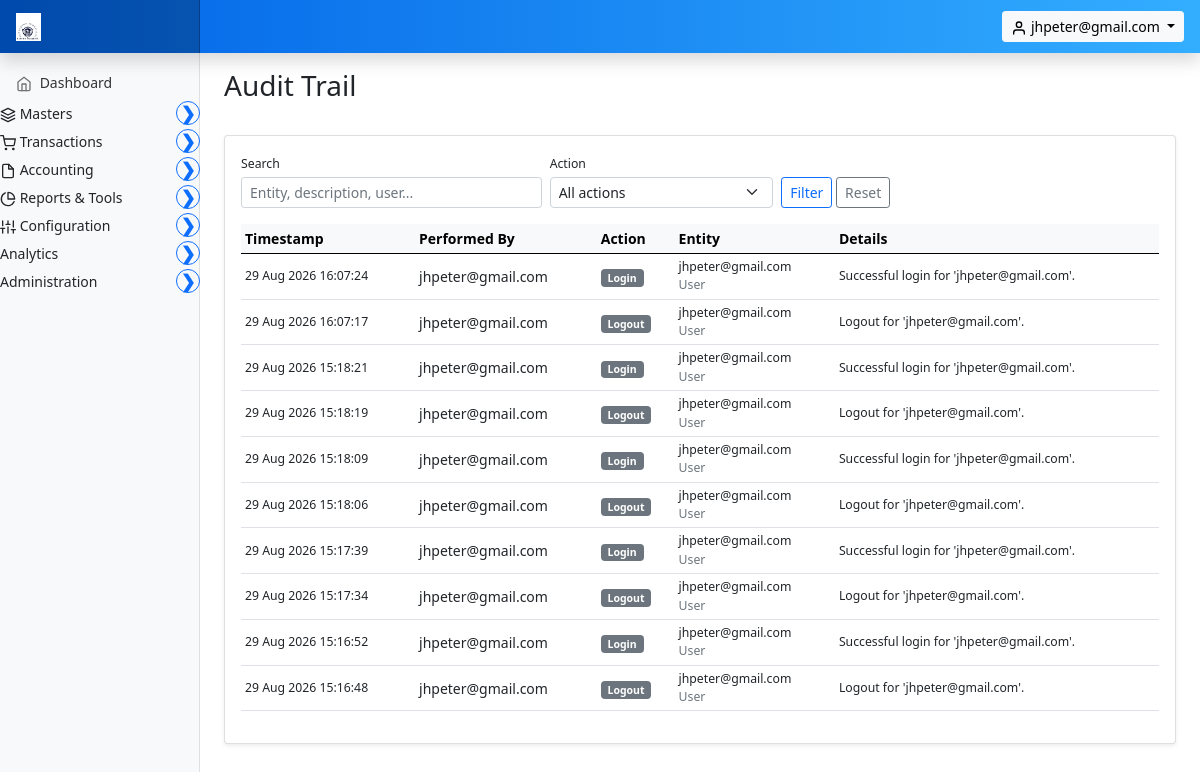
Before: /invoice/admin/audit (signed in) with the older database file.
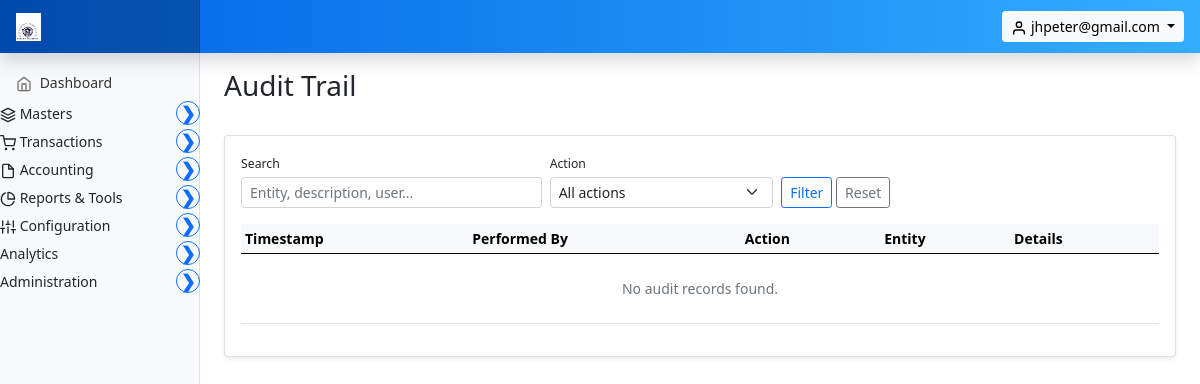
After: the same page with the newer database file.
### marania_invoice_app/models.py (models this page shows, shortened)
class AuditLog(models.Model):
    ACTION_CHOICES = [
        ("CREATE", "Create"),
        ("UPDATE", "Update"),
        ("DELETE", "Delete"),
        ("DEACTIVATE", "Deactivate"),
        ("ACTIVATE", "Activate"),
        ("PASSWORD_RESET", "Password Reset"),
        ("PASSWORD_CHANGE", "Password Change"),
        ("LOGIN_FAIL", "Login Failed"),
        ("LOGIN", "Login"),
        ("LOGOUT", "Logout"),
        ("PERMISSION", "Permission Change"),
        ("OTHER", "Other"),
    ]
    performed_by = models.ForeignKey(
        "auth.User",
        on_delete=models.SET_NULL,
        related_name="audit_logs",
        null=True,
        blank=True,
    )
    action = models.CharField(max_length=30, choices=ACTION_CHOICES, default="OTHER")
    entity_type = models.CharField(max_length=100, blank=True, null=True)
    entity_id = models.CharField(max_length=100, blank=True, null=True)
    entity_label = models.CharField(max_length=255, blank=True, null=True)
    description = models.TextField(blank=True, null=True)
    detail = models.TextField(blank=True, null=True)
    created_at = models.DateTimeField(auto_now_add=True)
    class Meta:
        ordering = ["-created_at"]
        verbose_name = "Audit Log"
        verbose_name_plural = "Audit Logs"

### marania_invoice_app/auth_views.py (the view)
    @login_required
    def _wrapped(request, *args, **kwargs):
        if not _admin_required(request.user):
            return HttpResponseForbidden(
                "You do not have permission to access this area."
            )
        return view_func(request, *args, **kwargs)

### marania_invoice_app/auth_views.py (called while the page is built)
def _admin_required(user):
    if not user.is_authenticated:
        return False
    if user.is_superuser or user.is_staff:
        return True
    profile = getattr(user, "user_profile", None)
    if profile is None:
        return False
    return "user_management" in profile.permitted_module_keys()

def _require_admin(view_func):
    @login_required
    def _wrapped(request, *args, **kwargs):
        if not _admin_required(request.user):
            return HttpResponseForbidden(
                "You do not have permission to access this area."
            )
        return view_func(request, *args, **kwargs)
    return _wrapped

@_require_admin
def admin_audit(request):
    logs = AuditLog.objects.select_related("performed_by").all()
    action = request.GET.get("action", "").strip()
    search = request.GET.get("search", "").strip()
    if action:
        logs = logs.filter(action=action)
    if search:
        logs = logs.filter(
            Q(entity_label__icontains=search)
            | Q(description__icontains=search)
            | Q(performed_by__username__icontains=search)
        )
    logs = logs[:500]
    actions = AuditLog.ACTION_CHOICES
    return render(request, "marania_invoice_app/admin_audit.html", {
        "logs": logs,
        "actions": actions,
        "selected_action": action,
        "search": search,
    })

### marania_invoice_app/context_processors.py (called while the page is built, shortened)
def _is_user_manager(user):
    if not user.is_authenticated:
        return False
    if user.is_superuser or user.is_staff:
        return True
    profile = getattr(user, "user_profile", None)
    if profile is None:
        return False
    return "user_management" in profile.permitted_module_keys()

def _permitted_module_keys(user):
    if not user.is_authenticated:
        return set()
    if user.is_superuser:
        from .modules import MODULE
        return set(MODULE.values())

### marania_invoice_app/models.py (called while the page is built)
    @property
    def display_logo_url(self):
        if self.company_logo and hasattr(self.company_logo, "url") and self.company_logo.name:
            try:
                return self.company_logo.url
            except Exception:
                return "/static/images/marania_eagle_logo.png"
        return "/static/images/marania_eagle_logo.png"

### templates/marania_invoice_app/admin_audit.html (shortened to what this page needs)
{% extends 'partials/base.html' %}
{% load static %}
{% block main %}
<main class="col-md-9 ms-sm-auto col-lg-10 px-md-4">
    <div class="d-flex justify-content-between flex-wrap flex-md-nowrap align-items-center pt-3 pb-2 mb-3">
        <h1 class="h3">Audit Trail</h1>
    </div>
    <div class="card shadow-sm">
        <div class="card-body">
            <form method="get" class="row g-2 mb-3 align-items-end">
                <div class="col-md-4">
                    <label class="form-label small mb-1">Search</label>
                    <input type="text" name="search" value="{{ search }}" class="form-control form-control-sm" placeholder="Entity, description, user...">
                </div>
                <div class="col-md-3">
                    <label class="form-label small mb-1">Action</label>
                    <select name="action" class="form-select form-select-sm">
                        <option value="">All actions</option>
                    </select>
                </div>
                <div class="col-md-3">
                    <button class="btn btn-sm btn-outline-primary" type="submit">Filter</button>
                    <a href="{% url 'admin_audit' %}" class="btn btn-sm btn-outline-secondary">Reset</a>
                </div>
            </form>
            <div class="table-responsive">
                <table class="table table-hover table-sm align-middle">
                    <thead class="table-light">
                        <tr>
                            <th>Timestamp</th>
                            <th>Performed By</th>
                            <th>Action</th>
                            <th>Entity</th>
                            <th>Details</th>
                        </tr>
                    </thead>
                    <tbody>
                        {% for l in logs %}
                        <tr>
                            <td class="small text-nowrap">{{ l.created_at|date:"d M Y H:i:s" }}</td>
                            <td>{{ l.performed_by.username|default:"System" }}</td>
                            <td><span class="badge bg-secondary">{{ l.get_action_display }}</span></td>
                            <td>
                                <div class="fw-semibold small">{{ l.entity_label|default:l.entity_type }}</div>
                                {% if l.entity_type %}<div class="text-muted small">{{ l.entity_type }}</div>{% endif %}
                            </td>
                            <td class="small">{{ l.description|default:"" }}</td>
                        </tr>
                        {% empty %}
                        <tr><td colspan="5" class="text-center text-muted py-4">No audit records found.</td></tr>
                        {% endfor %}
                    </tbody>
                </table>
            </div>
        </div>
    </div>
</main>
{% endblock %}

### templates/partials/base.html (shortened to what this page needs)
{% load static %}
<!doctype html>
<html lang="en">
  <head>
    <link href="{% static 'assets/css/bootstrap.min.css' %}" rel="stylesheet">
    <link href="{% static 'assets/css/dashboard.css' %}" rel="stylesheet">
  </head>
  <body>
<header class="navbar navbar-dark sticky-top"
style="background: linear-gradient(90deg, #0062E6, #33AEFF); flex-wrap: nowrap; padding: 0; box-shadow: 0 0.5rem 1rem rgba(0,0,0,.15);">
  <a class="navbar-brand col-md-3 col-lg-2 me-0 px-3" href="#">
    <img src="{{ config.display_logo_url }}" alt="logo" height="28" class="me-2 d-inline-block align-text-top"
         onerror="this.style.display='none';">
  </a>
  <div class="ms-auto me-3 d-flex align-items-center">
    {% if user.is_authenticated %}
    <div class="dropdown">
      <button class="btn btn-light btn-sm dropdown-toggle" type="button" data-bs-toggle="dropdown" aria-expanded="false">
        <span data-feather="user"></span> {{ user.username }}
      </button>
    </div>
    {% endif %}
  </div>
</header>
<div class="container-fluid">
  <div class="row">
    <nav id="sidebarMenu" class="col-md-3 col-lg-2 d-md-block bg-light sidebar collapse">
      <div class="position-sticky pt-3">
        <ul class="nav flex-column">
          <li class="nav-item">
            <a class="nav-link" href="{% url 'dashboard' %}">
              <span data-feather="home"></span>
              Dashboard
            </a>
          </li>
          {% if 'masters' in permitted_module_keys or is_superuser %}
          <li class="nav-item">
            <div class="d-flex justify-content-between align-items-center mb-1 parent-menu">
              <span>
                <span data-feather="layers"></span>
                Masters
              </span>
              <button class="collapse-btn btn btn-outline-primary btn-sm rounded-circle"
                      type="button"
                      data-bs-toggle="collapse"
                      data-bs-target="#MastersSubmenu"
                      aria-expanded="false"
                      aria-controls="MastersSubmenu">
                <span class="collapse-icon">&#10095;</span>
              </button>
            </div>
          </li>
          {% endif %}
          {% if 'transactions' in permitted_module_keys or is_superuser %}
          <li class="nav-item">
            <div class="d-flex justify-content-between align-items-center mb-1 parent-menu">
              <span>
                <span data-feather="shopping-cart"></span>
                Transactions
              </span>
              <button class="collapse-btn btn btn-outline-primary btn-sm rounded-circle"
                      type="button"
                      data-bs-toggle="collapse"
                      data-bs-target="#TransactionsSubmenu"
                      aria-expanded="false"
                      aria-controls="TransactionsSubmenu">
                <span class="collapse-icon">&#10095;</span>
              </button>
            </div>
          </li>
          {% endif %}
          {% if 'accounting' in permitted_module_keys or is_superuser %}
          <li class="nav-item">
            <div class="d-flex justify-content-between align-items-center mb-1 parent-menu">
              <span>
                <span data-feather="file"></span>
                Accounting
              </span>
              <button class="collapse-btn btn btn-outline-primary btn-sm rounded-circle"
                      type="button"
                      data-bs-toggle="collapse"
                      data-bs-target="#AccountingSubmenu"
                      aria-expanded="false"
                      aria-controls="AccountingSubmenu">
                <span class="collapse-icon">&#10095;</span>
              </button>
            </div>
          </li>
          {% endif %}
          {% if 'reports_tools' in permitted_module_keys or is_superuser %}
          <li class="nav-item">
            <div class="d-flex justify-content-between align-items-center mb-1 parent-menu">
              <span>
                <span data-feather="pie-chart"></span>
                Reports & Tools
              </span>
              <button class="collapse-btn btn btn-outline-primary btn-sm rounded-circle"
                      type="button"
                      data-bs-toggle="collapse"
                      data-bs-target="#ReportsSubmenu"
                      aria-expanded="false"
                      aria-controls="ReportsSubmenu">
                <span class="collapse-icon">&#10095;</span>
              </button>
            </div>
          </li>
          {% endif %}
          {% if 'configuration' in permitted_module_keys or is_superuser %}
          <li class="nav-item">
            <div class="d-flex justify-content-between align-items-center mb-1 parent-menu">
              <span>
                <span data-feather="sliders"></span>
                Configuration
              </span>
              <button class="collapse-btn btn btn-outline-primary btn-sm rounded-circle"
                      type="button"
                      data-bs-toggle="collapse"
                      data-bs-target="#ConfigurationSubmenu"
                      aria-expanded="false"
                      aria-controls="ConfigurationSubmenu">
                <span class="collapse-icon">&#10095;</span>
              </button>
            </div>
          </li>
          {% endif %}
          {% if 'analytics' in permitted_module_keys or is_superuser %}
          <li class="nav-item">
            <div class="d-flex justify-content-between align-items-center mb-1 parent-menu">
              <span>
                Analytics
              </span>
              <button class="collapse-btn btn btn-outline-primary btn-sm rounded-circle"
                      type="button"
                      data-bs-toggle="collapse"
                      data-bs-target="#AnalyticsSubmenu"
                      aria-expanded="false"
                      aria-controls="AnalyticsSubmenu">
                <span class="collapse-icon">&#10095;</span>
              </button>
            </div>
          </li>
          {% endif %}
          {% if 'administration' in permitted_module_keys or 'user_management' in permitted_module_keys or is_superuser %}
          <li class="nav-item">
            <div class="d-flex justify-content-between align-items-center mb-1 parent-menu">
              <span>
                Administration
              </span>
              <button class="collapse-btn btn btn-outline-primary btn-sm rounded-circle"
                      type="button"
                      data-bs-toggle="collapse"
                      data-bs-target="#AdminSubmenu"
                      aria-expanded="false"
                      aria-controls="AdminSubmenu">
                <span class="collapse-icon">&#10095;</span>
              </button>
            </div>
          </li>
          {% endif %}
        </ul>
      </div>
    </nav>
  {% block main %}
  {% endblock %}
  </div>
</div>
  </body>
</html>

### static/assets/css/dashboard.css (style rules this page uses)
body { font-size: .875rem; }
.feather { width: 16px; height: 16px; vertical-align: text-bottom; }
.sidebar { position: fixed; top: 0; bottom: 0; left: 0; z-index: 100; padding: 48px 0 0; box-shadow: inset -1px 0 0 rgba(0, 0, 0, .1); }
.sidebar .nav-link { font-weight: 500; color: #333; }
.sidebar .nav-link .feather { margin-right: 4px; color: #727272; }
.navbar-brand { padding-top: .75rem; padding-bottom: .75rem; font-size: 1rem; background-color: rgba(0, 0, 0, .25); box-shadow: inset -1px 0 0 rgba(0, 0, 0, .25); }

### templates/partials/base.html (style rules this page uses)
.collapse-icon { transition: transform 0.3s ease; display: inline-block; font-size: 18px; font-weight: bold; line-height: 1; }
.collapse-btn { width: 24px; height: 24px; display: flex; align-items: center; justify-content: center; padding: 0; font-size: 16px; font-weight: bold; transition: all 0.3s ease; }

Changed rows visible on the page:
removed AuditLog: created_at "29 Aug 2026 16:07:24", performed_by.username "jhpeter@gmail.com", action "Login", entity_label "jhpeter@gmail.com", entity_type "User", description "Successful login for 'jhpeter@gmail.com'."
removed AuditLog: created_at "29 Aug 2026 16:07:17", performed_by.username "jhpeter@gmail.com", action "Logout", entity_label "jhpeter@gmail.com", entity_type "User", description "Logout for 'jhpeter@gmail.com'."
removed AuditLog: created_at "29 Aug 2026 15:18:21", performed_by.username "jhpeter@gmail.com", action "Login", entity_label "jhpeter@gmail.com", entity_type "User", description "Successful login for 'jhpeter@gmail.com'."
removed AuditLog: created_at "29 Aug 2026 15:18:19", performed_by.username "jhpeter@gmail.com", action "Logout", entity_label "jhpeter@gmail.com", entity_type "User", description "Logout for 'jhpeter@gmail.com'."
removed AuditLog: created_at "29 Aug 2026 15:18:09", performed_by.username "jhpeter@gmail.com", action "Login", entity_label "jhpeter@gmail.com", entity_type "User", description "Successful login for 'jhpeter@gmail.com'."
removed AuditLog: created_at "29 Aug 2026 15:18:06", performed_by.username "jhpeter@gmail.com", action "Logout", entity_label "jhpeter@gmail.com", entity_type "User", description "Logout for 'jhpeter@gmail.com'."
removed AuditLog: created_at "29 Aug 2026 15:17:39", performed_by.username "jhpeter@gmail.com", action "Login", entity_label "jhpeter@gmail.com", entity_type "User", description "Successful login for 'jhpeter@gmail.com'."
removed AuditLog: created_at "29 Aug 2026 15:17:34", performed_by.username "jhpeter@gmail.com", action "Logout", entity_label "jhpeter@gmail.com", entity_type "User", description "Logout for 'jhpeter@gmail.com'."
removed AuditLog: created_at "29 Aug 2026 15:16:52", performed_by.username "jhpeter@gmail.com", action "Login", entity_label "jhpeter@gmail.com", entity_type "User", description "Successful login for 'jhpeter@gmail.com'."
removed AuditLog: created_at "29 Aug 2026 15:16:48", performed_by.username "jhpeter@gmail.com", action "Logout", entity_label "jhpeter@gmail.com", entity_type "User", description "Logout for 'jhpeter@gmail.com'."
Other visible differences:
text now shown: "No audit records found."
